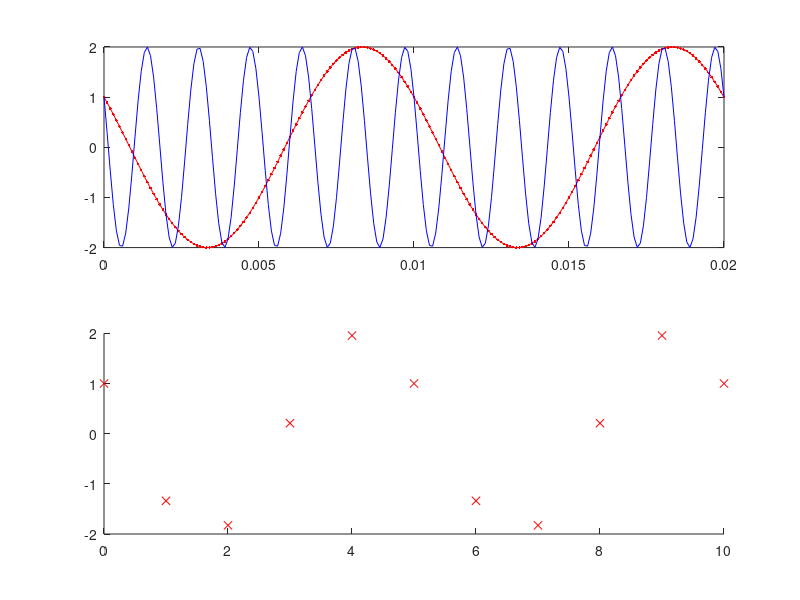

This figure's MATLAB source: (Note: this script raises an error after producing the figure.)
clc;
clear all;
close all;
fs=500;
f=100;
t=1/f;
x=2*cos(2*pi*100*t+(pi/3));
y=2*cos(2*pi*600*t+(pi/3));
phase=pi/3;
mag=2;
Ts=1/fs;
k=1;
num_pts=200;
num_spl=11;
step=2/(f*num_pts);
t=0:step:2*(1/f);
n=0:num_spl-1;
x=mag*cos(2*pi*f*t+phase);
y=mag*cos(2*pi*(f+k*fs)*t+phase);
x2=mag*cos(2*pi*f*n*Ts+phase);
y2=mag*cos(2*pi*(f+k*fs)*n*Ts+phase);
subplot(2,1,1)
plot(t,x,'r.-',t,y,'b-');
subplot(2,1,2)
plot(n,x2,'rx',n,y2,'bO');